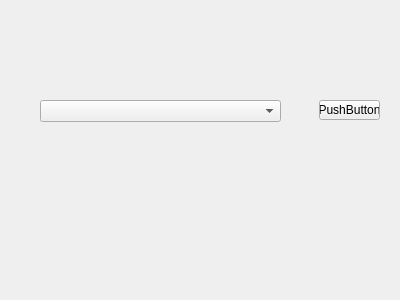
<?xml version="1.0" encoding="UTF-8"?>
<ui version="4.0">
 <class>serial</class>
 <widget class="QWidget" name="serial">
  <property name="geometry">
   <rect>
    <x>0</x>
    <y>0</y>
    <width>400</width>
    <height>300</height>
   </rect>
  </property>
  <property name="windowTitle">
   <string>Form</string>
  </property>
  <widget class="QPushButton" name="pushButton">
   <property name="geometry">
    <rect>
     <x>319</x>
     <y>100</y>
     <width>61</width>
     <height>20</height>
    </rect>
   </property>
   <property name="text">
    <string>PushButton</string>
   </property>
  </widget>
  <widget class="QComboBox" name="m_PortNameComboBox">
   <property name="geometry">
    <rect>
     <x>40</x>
     <y>100</y>
     <width>241</width>
     <height>22</height>
    </rect>
   </property>
  </widget>
 </widget>
 <resources/>
 <connections/>
</ui>
